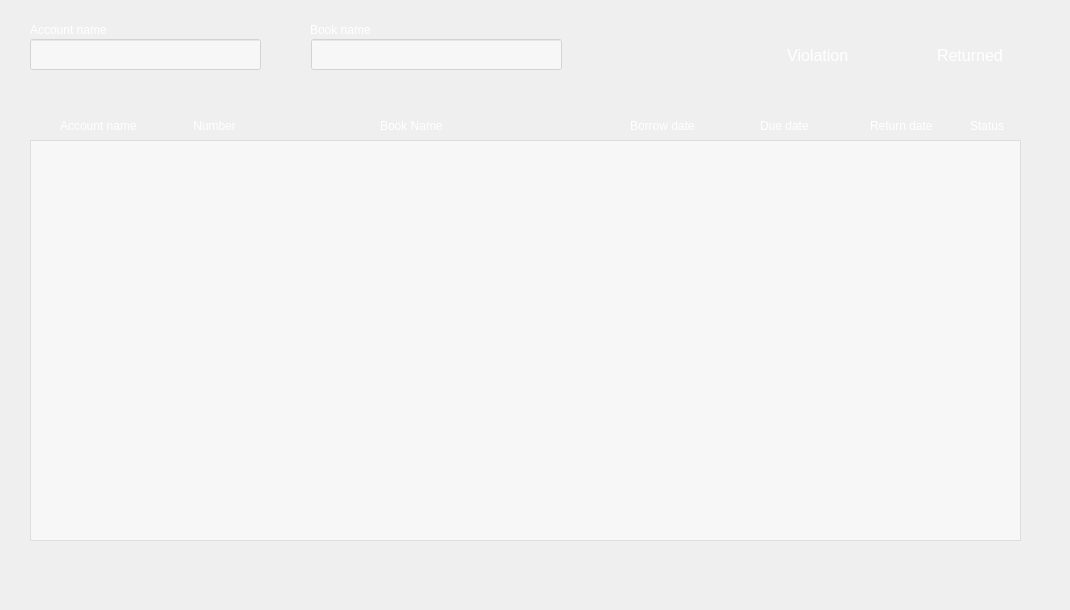
   <widget class="QWidget" name="violation">
    <attribute name="title">
     <string>Renting</string>
    </attribute>
    <widget class="QTableView" name="renting">
     <property name="geometry">
      <rect>
       <x>30</x>
       <y>140</y>
       <width>991</width>
       <height>401</height>
      </rect>
     </property>
     <property name="styleSheet">
      <string notr="true">background-color:rgba(255,255,255,0.5);
gridline-color:white;</string>
     </property>
     <attribute name="horizontalHeaderMinimumSectionSize">
      <number>300</number>
     </attribute>
    </widget>
    <widget class="QPushButton" name="insertButton_4">
     <property name="geometry">
      <rect>
       <x>900</x>
       <y>30</y>
       <width>131</width>
       <height>51</height>
      </rect>
     </property>
     <property name="styleSheet">
      <string notr="true">border: 0px;
font: 25 30px &quot;Segoe UI Light&quot;;
border-radius:0;
border-left:10;
border-color:white;
color:white;
border-radius:4px;
border:0px;
font-size:16px;</string>
     </property>
     <property name="text">
      <string>  Returned</string>
     </property>
     <property name="icon">
      <iconset resource="LIBPRO.qrc">
       <normaloff>:/icon/Resources/icon/success - Copy.png</normaloff>:/icon/Resources/icon/success - Copy.png</iconset>
     </property>
     <property name="iconSize">
      <size>
       <width>30</width>
       <height>30</height>
      </size>
     </property>
    </widget>
    <widget class="QLabel" name="label_6">
     <property name="geometry">
      <rect>
       <x>310</x>
       <y>20</y>
       <width>111</width>
       <height>20</height>
      </rect>
     </property>
     <property name="styleSheet">
      <string notr="true">font: 25 12pt &quot;Segoe UI Light&quot;;
color:white;</string>
     </property>
     <property name="text">
      <string>Book name</string>
     </property>
    </widget>
    <widget class="QLineEdit" name="violationLe">
     <property name="geometry">
      <rect>
       <x>311</x>
       <y>39</y>
       <width>251</width>
       <height>31</height>
      </rect>
     </property>
     <property name="styleSheet">
      <string notr="true">background-color:rgba(255,255,255,0.5);</string>
     </property>
    </widget>
    <widget class="QLabel" name="label_5">
     <property name="geometry">
      <rect>
       <x>30</x>
       <y>20</y>
       <width>101</width>
       <height>20</height>
      </rect>
     </property>
     <property name="styleSheet">
      <string notr="true">font: 25 12pt &quot;Segoe UI Light&quot;;
color:white;</string>
     </property>
     <property name="text">
      <string>Account name</string>
     </property>
    </widget>
    <widget class="QLineEdit" name="readerIDLe_2">
     <property name="geometry">
      <rect>
       <x>30</x>
       <y>39</y>
       <width>231</width>
       <height>31</height>
      </rect>
     </property>
     <property name="styleSheet">
      <string notr="true">background-color:rgba(255,255,255,0.5);</string>
     </property>
    </widget>
    <widget class="QLabel" name="Usernamelbl_2">
     <property name="geometry">
      <rect>
       <x>60</x>
       <y>110</y>
       <width>101</width>
       <height>31</height>
      </rect>
     </property>
     <property name="styleSheet">
      <string notr="true">font: 25 12pt &quot;Segoe UI Light&quot;;
color:white;</string>
     </property>
     <property name="text">
      <string>Account name</string>
     </property>
    </widget>
    <widget class="QLabel" name="Usernamelbl_3">
     <property name="geometry">
      <rect>
       <x>190</x>
       <y>110</y>
       <width>91</width>
       <height>31</height>
      </rect>
     </property>
     <property name="styleSheet">
      <string notr="true">font: 25 12pt &quot;Segoe UI Light&quot;;
color:white;</string>
     </property>
     <property name="text">
      <string> Number</string>
     </property>
    </widget>
    <widget class="QLabel" name="Usernamelbl_4">
     <property name="geometry">
      <rect>
       <x>380</x>
       <y>110</y>
       <width>91</width>
       <height>31</height>
      </rect>
     </property>
     <property name="styleSheet">
      <string notr="true">font: 25 12pt &quot;Segoe UI Light&quot;;
color:white;</string>
     </property>
     <property name="text">
      <string>Book Name </string>
     </property>
    </widget>
    <widget class="QLabel" name="Usernamelbl_5">
     <property name="geometry">
      <rect>
       <x>630</x>
       <y>110</y>
       <width>101</width>
       <height>31</height>
      </rect>
     </property>
     <property name="styleSheet">
      <string notr="true">font: 25 12pt &quot;Segoe UI Light&quot;;
color:white;</string>
     </property>
     <property name="text">
      <string>Borrow date</string>
     </property>
    </widget>
    <widget class="QLabel" name="Usernamelbl_6">
     <property name="geometry">
      <rect>
       <x>760</x>
       <y>110</y>
       <width>91</width>
       <height>31</height>
      </rect>
     </property>
     <property name="styleSheet">
      <string notr="true">font: 25 12pt &quot;Segoe UI Light&quot;;
color:white;</string>
     </property>
     <property name="text">
      <string>Due date</string>
     </property>
    </widget>
    <widget class="QLabel" name="Usernamelbl_12">
     <property name="geometry">
      <rect>
       <x>870</x>
       <y>110</y>
       <width>101</width>
       <height>31</height>
      </rect>
     </property>
     <property name="styleSheet">
      <string notr="true">font: 25 12pt &quot;Segoe UI Light&quot;;
color:white;</string>
     </property>
     <property name="text">
      <string>Return date</string>
     </property>
    </widget>
    <widget class="QLabel" name="Usernamelbl_13">
     <property name="geometry">
      <rect>
       <x>970</x>
       <y>110</y>
       <width>91</width>
       <height>31</height>
      </rect>
     </property>
     <property name="styleSheet">
      <string notr="true">font: 25 12pt &quot;Segoe UI Light&quot;;
color:white;</string>
     </property>
     <property name="text">
      <string>Status</string>
     </property>
    </widget>
    <widget class="QLabel" name="error3">
     <property name="geometry">
      <rect>
       <x>440</x>
       <y>570</y>
       <width>231</width>
       <height>31</height>
      </rect>
     </property>
     <property name="styleSheet">
      <string notr="true">font: 10pt &quot;Segoe UI&quot;;
font-weight:500;
color:white;</string>
     </property>
     <property name="text">
      <string/>
     </property>
    </widget>
    <widget class="QPushButton" name="insertButton_5">
     <property name="geometry">
      <rect>
       <x>750</x>
       <y>30</y>
       <width>131</width>
       <height>51</height>
      </rect>
     </property>
     <property name="styleSheet">
      <string notr="true">border: 0px;
font: 25 15px &quot;Segoe UI Light&quot;;
border-radius:0;
border-left:10;
border-color:white;
color:white;
border-radius:4px;
border:0px;
font-size:16px;</string>
     </property>
     <property name="text">
      <string> Violation</string>
     </property>
     <property name="icon">
      <iconset resource="LIBPRO.qrc">
       <normaloff>:/icon/Resources/icon/warning - Copy.png</normaloff>:/icon/Resources/icon/warning - Copy.png</iconset>
     </property>
     <property name="iconSize">
      <size>
       <width>35</width>
       <height>35</height>
      </size>
     </property>
    </widget>
   </widget>
